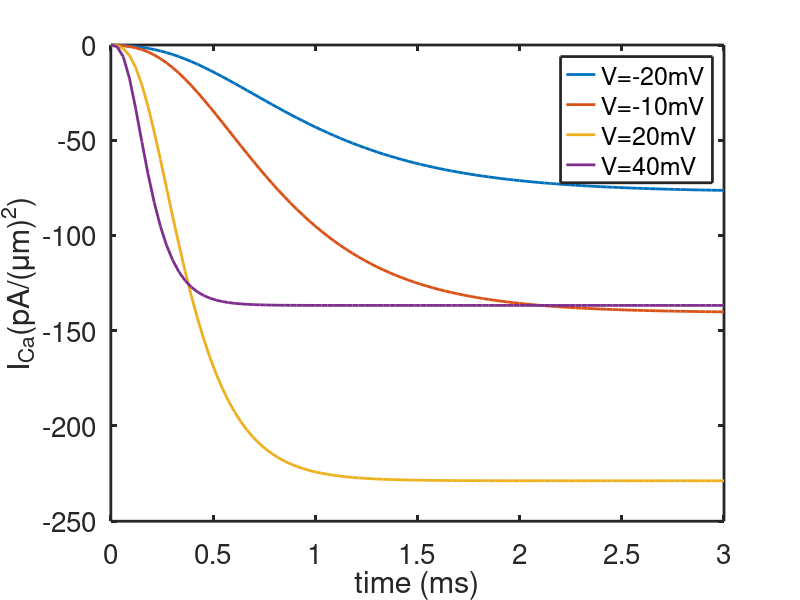

This chart was generated by the following MATLAB code: (Note: this script raises an error after producing the figure.)
 set(0,                           ...
   'defaultaxesfontsize', 20,   ...
   'defaultaxeslinewidth', 2.0, ...
   'defaultlinelinewidth', 2.0);

 k10=2; k20=1; z1=1; s0=100; PCa=0.00001; F=96490; R=8.315; T=300;
	ci=0; ce=40; n=5;
	Vss=-0.07;
	k1=k10*exp(F*z1*Vss/(R*T));
	ohss=s0*k1/(k1+k20);
	
	x = linspace(0,3,100);

	V=-0.02;
	phi=2*F*V/(R*T);
	k1=k10*exp(F*z1*V/(R*T));
	jj=PCa*2*F*phi*(ci-ce*exp(-phi))/(1-exp(-phi));
	oh_1=k1*(s0/(k1+k20))*(1-exp(-(k1+k20)*x))+ohss*exp(-(k1+k20)*x);
	ICa_1=jj*(s0/n)*((oh_1/s0).^n);

	V=-0.01;
	phi=2*F*V/(R*T);
	k1=k10*exp(F*z1*V/(R*T));
	jj=PCa*2*F*phi*(ci-ce*exp(-phi))/(1-exp(-phi));
	oh_2=k1*(s0/(k1+k20))*(1-exp(-(k1+k20)*x))+ohss*exp(-(k1+k20)*x);
	ICa_2=jj*(s0/n)*((oh_2/s0).^n);

	V=0.02;
	phi=2*F*V/(R*T);
	k1=k10*exp(F*z1*V/(R*T));
	jj=PCa*2*F*phi*(ci-ce*exp(-phi))/(1-exp(-phi));
	oh_4=k1*(s0/(k1+k20))*(1-exp(-(k1+k20)*x))+ohss*exp(-(k1+k20)*x);
	ICa_4=jj*(s0/n)*((oh_4/s0).^n);

	V=0.04;
	phi=2*F*V/(R*T);
	k1=k10*exp(F*z1*V/(R*T));
	jj=PCa*2*F*phi*(ci-ce*exp(-phi))/(1-exp(-phi));
	oh_5=k1*(s0/(k1+k20))*(1-exp(-(k1+k20)*x))+ohss*exp(-(k1+k20)*x);
	ICa_5=jj*(s0/n)*((oh_5/s0).^n);


    figure(1)
    plot(x,ICa_1,x,ICa_2,x,ICa_4,x,ICa_5,'LineWidth',2)
    xlabel('time (ms)')
    ylabel('I_{Ca}(pA/(\mum)^2)')
    legend('V=-20mV','V=-10mV','V=20mV','V=40mV')


    x = linspace(-70,70,100);
 	
 	phi_x=2*F*(x/1000)/(R*T);
 	Jss=PCa*2*F*phi_x.*(ci-ce*exp(-phi_x))./(1-exp(-phi_x));
 	Oss=k10*exp(F*z1*(x/1000)/(R*T)).*(1./(k10*exp(F*z1*(x/1000)/(R*T))+k20));
 	ICass=Jss.*(s0/n).*((Oss).^n);

    figure(2)
    yyaxis left
    plot(x,Jss,x,ICass,'LineWidth',2)
    ylabel('I_{Ca}')
    yyaxis right
    plot(x,Oss,'LineWidth',2)
    xlabel('V (mV)')
   % ylabel('\hat{o}')
    ylim([0,1])
    
